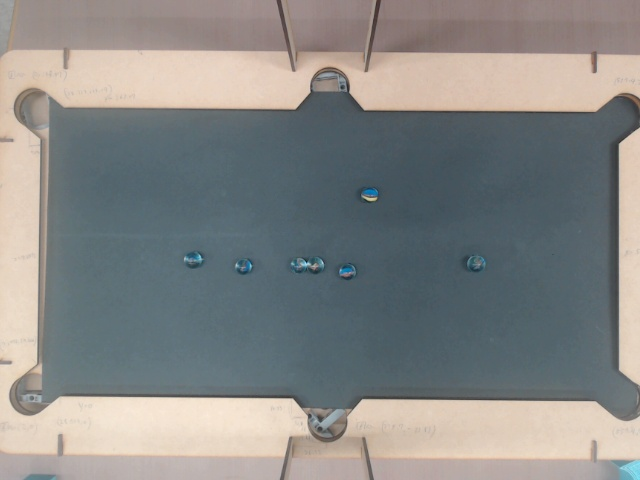
#> input picture test1.jpg, 640 x 480 px, given in place of the camera
$ python vehicle_recognition.py
#> lines starting #> are read from the running program, lines starting #| are printed output that depends on the picture; after the words box and inside, x2 and y2 are one past the last pixel; in counts of white or black regions, pixels touching at a corner belong together
import cv2
import numpy as np

try:
    print(1)
    cap = cv2.VideoCapture(1, cv2.CAP_DSHOW)
    cap.set(cv2.CAP_PROP_AUTOFOCUS, 0)
    # cap.set(cv2.CAP_PROP_SETTINGS, 1)
    print(2)
    if not cap.isOpened():
        print("exit")
        exit(0)
except Exception as e:
    print(e)
    exit()

thresh = 156
h = 11
s = 73
v = 32
AREA_THRESH_MIN = 60
AREA_THRESH_MAX = 500
CIRCLE_RADIUS = 10
OPEN_RADIUS = 9


small_kernel = cv2.getStructuringElement(cv2.MORPH_ELLIPSE, (OPEN_RADIUS, OPEN_RADIUS))
small_kernel = small_kernel | small_kernel.T
kernel = cv2.getStructuringElement(cv2.MORPH_ELLIPSE, (CIRCLE_RADIUS, CIRCLE_RADIUS))
# kernel = 1-kernel
kernel = kernel|kernel.T
# kernel = np.array(
#     [
#         [0, 1, 1, 1, 0],
#         [1, 1, 1, 1, 1],
#         [1, 1, 1, 1, 1],
#         [1, 1, 1, 1, 1],
#         [0, 1, 1, 1, 0],
#     ], dtype=np.uint8
# )

while 1:
    ret, frame = cap.read()
#> frame is the input picture: shape (480, 640, 3); mean B, G, R 134, 135.6, 134.8
    width, height = frame.shape[:2]
#> width = 480; height = 640
    # 480, 640
    # print(width, height)
    # hsv = cv2.cvtColor(frame, cv2.COLOR_BGR2HSV)
    hsv = cv2.cvtColor(cv2.GaussianBlur(frame, (9, 9), 0), cv2.COLOR_BGR2HSV)
#> hsv: shape (480, 640, 3); mean H, S, V 59.5, 46, 147.2
    # print(hsv[frame.shape[0]//2, frame.shape[1]//2])
    data = hsv[frame.shape[0]//2, frame.shape[1]//2]
#> data = [99, 65, 102]
    high = np.array([data[0] + h, data[1] + s, data[2] + v])
#> high = [110, 138, 134]
    low = np.array([data[0] - h, data[1] - s, data[2] - v])
#> low = [88, -8, 70]
    filter_hsv = cv2.inRange(hsv, low, high)
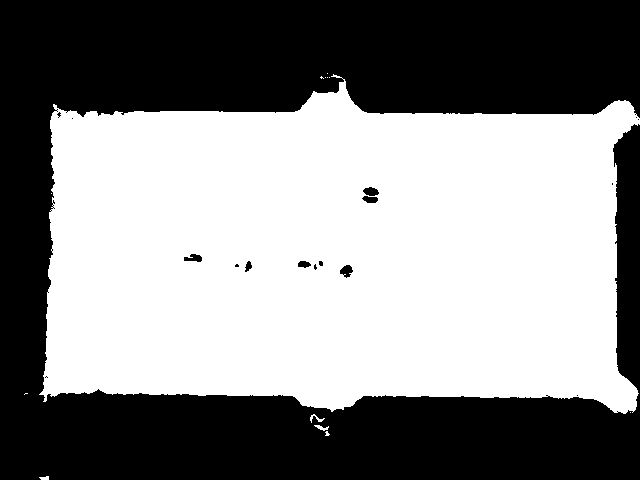
#> filter_hsv: shape (480, 640); 53.3% white; 17 black regions (10 under 20 px), largest, box (x1, y1, x2, y2) and area: (0, 0, 640, 480) 142931, (340, 265, 353, 278) 107, (363, 187, 379, 196) 103
    cv2.imshow("hsv", filter_hsv)
    neg = cv2.bitwise_not(filter_hsv)

    cv2.imshow("neg", neg)

    closed_hsv = cv2.dilate(neg, kernel)
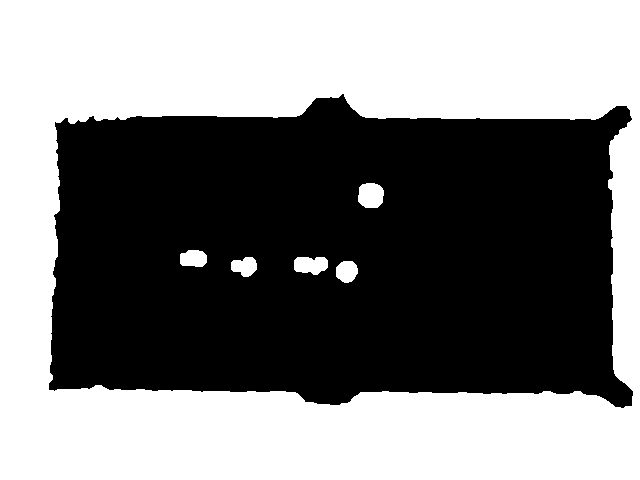
#> closed_hsv: shape (480, 640); 50.3% white; 1 black region, box (x1, y1, x2, y2) and area: (49, 94, 633, 408) 152585
    closed_hsv = cv2.erode(closed_hsv, kernel)
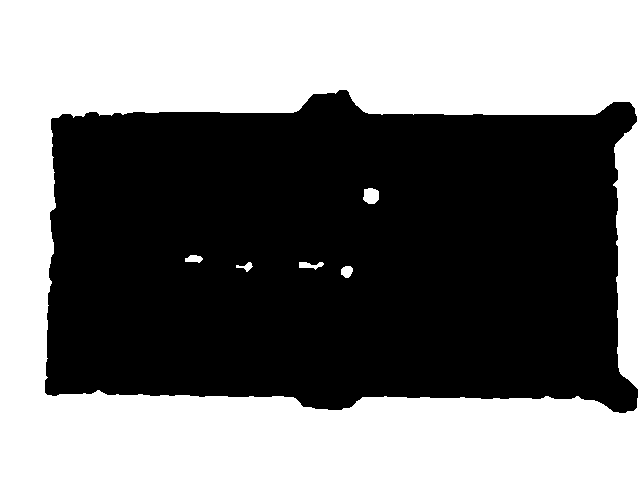
#> closed_hsv: shape (480, 640); 47% white; 6 white regions, box (x1, y1, x2, y2) and area: (0, 0, 640, 480) 143628, (363, 188, 379, 204) 211, (299, 262, 324, 270) 118, (341, 266, 353, 278) 112, (185, 255, 203, 263) 104, (236, 262, 253, 272) 74

    cv2.imshow("morph", closed_hsv)
    closed_hsv = cv2.bitwise_not(closed_hsv)
#> closed_hsv: shape (480, 640); 53% white; 6 black regions
    # closed_hsv = cv2.(closed_hsv, kernel)
    contours, hie = cv2.findContours(closed_hsv, cv2.RETR_TREE, cv2.CHAIN_APPROX_SIMPLE)
#> contours = 6 contours; box (x1, y1, x2, y2) and area: (45, 90, 638, 413) 162688, (362, 187, 380, 205) 236, (298, 261, 325, 271) 146, (340, 265, 354, 279) 129, (184, 254, 204, 264) 124, (235, 261, 254, 273) 94; hie = [[-1, -1, 1, -1], [2, -1, -1, 0], [3, 1, -1, 0], [4, 2, -1, 0], [5, 3, -1, 0], [-1, 4, -1, 0]]
    # print(len(contours))
    for cnt in contours:
        # [7 lines of commented-out code are left out]

        coordiniate = []
        approx = cv2.approxPolyDP(cnt, 0.07 * cv2.arcLength(cnt, True), True)
        if (len(approx) == 3):
            coordiniate.append([cnt])
#> this loop made 6 passes
#> approx on passes 1 to 6: [[51, 119], [47, 394], [636, 407], [629, 102]], [[345, 265], [353, 268], [348, 278], [340, 274]], [[298, 267], [299, 261], [324, 263], [315, 270]], [[253, 266], [247, 272], [235, 267], [248, 261]], [[184, 261], [190, 254], [203, 258], [199, 263]], [[364, 188], [379, 191], [374, 204], [362, 199]]

    kpCnt = len(coordiniate)
#> kpCnt = 0
    x = 0
    y = 0

    for kp in coordiniate:
        x = x+kp[0][0]
        y = y+kp[0][1]
#> this loop made 0 passes
#> after the loop, x = 0; y = 0

#> (the run stopped early here; a loop or call above may not have finished)
